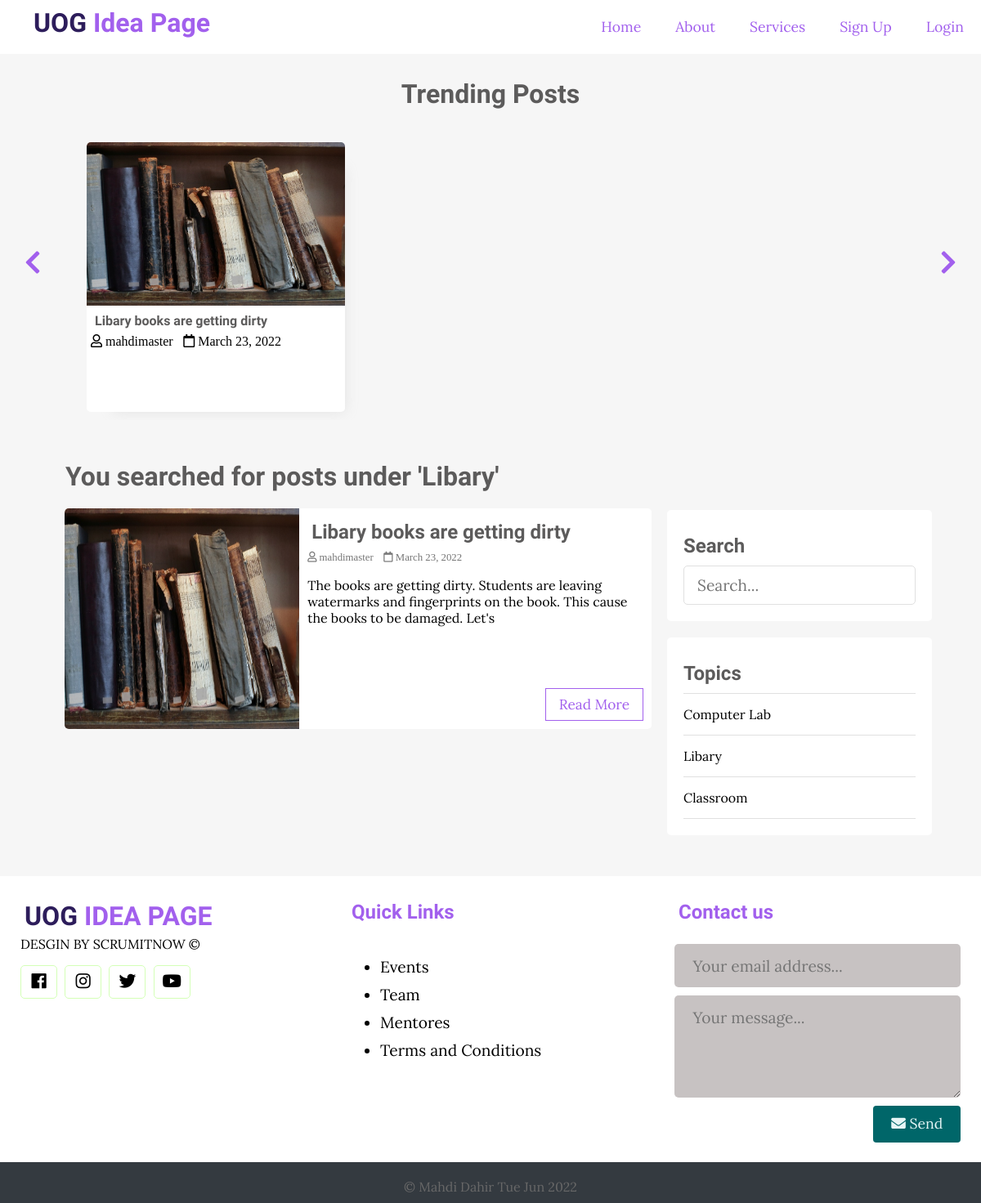
Screenshot of /index.php?t_id=9&name=Libary with the database file from the repository.
### tables this page shows
CREATE TABLE `posts` (
  `id` int(11) NOT NULL,
  `user_id` int(11) NOT NULL,
  `topic_id` int(11) DEFAULT NULL,
  `title` varchar(255) NOT NULL,
  `image` varchar(255) NOT NULL,
  `body` text NOT NULL,
  `published` tinyint(4) NOT NULL,
  `created_at` datetime NOT NULL DEFAULT current_timestamp()
);

CREATE TABLE `users` (
  `id` int(11) NOT NULL,
  `admin` tinyint(4) NOT NULL,
  `username` varchar(255) NOT NULL,
  `email` varchar(255) NOT NULL,
  `password` varchar(255) NOT NULL,
  `created_at` timestamp NOT NULL DEFAULT current_timestamp()
);

CREATE TABLE `topics` (
  `id` int(11) NOT NULL,
  `name` varchar(100) NOT NULL,
  `description` text NOT NULL
);

### app/database/db.php (called while the page is built, shortened)
<?php
require('connect.php');
function executeQuery($sql, $data)
{
    global $conn;
    $stmt = $conn->prepare($sql);
    $values = array_values($data);
    $types = str_repeat('s', count($values));
    $stmt->bind_param($types, ...$values);
    $stmt->execute();
    return $stmt;
}
function selectAll($table, $conditions = [])
{
    global $conn;
    $sql = "SELECT * FROM $table";
    if (empty($conditions)) {
        $stmt = $conn->prepare($sql);
        $stmt->execute();
        $records = $stmt->get_result()->fetch_all(MYSQLI_ASSOC);
        return $records;
    }
}
function getPostsByTopicId($topic_id)
{
    $sql = "SELECT p.*, u.username FROM posts AS p JOIN users AS u ON p.user_id=u.id WHERE p.published=? AND topic_id=?";
    $stmt = executeQuery($sql, ['published' => 1, 'topic_id' => $topic_id]);
    $records = $stmt->get_result()->fetch_all(MYSQLI_ASSOC);
    return $records;
}

### app/controllers/topics.php (called while the page is built, shortened)
<?php
include(ROOT_PATH . "/app/database/db.php");
$table = 'topics';
$topics = selectAll($table);

### index.php (the view, shortened to what this page needs)
<?php
include(ROOT_PATH . "/app/controllers/topics.php");
$posts = array();
$postsTitle = 'Recent Posts';
if (isset($_GET['t_id'])) {
  $posts = getPostsByTopicId($_GET['t_id']);
  $postsTitle = "You searched for posts under '" . $_GET['name'] . "'";
} else if (isset($_POST['search-term'])) {
  $postsTitle = "You searched for '" . $_POST['search-term'] . "'";
  $posts = searchPosts($_POST['search-term']);
} else {
  $posts = getPublishedPosts();
}
?>
<!DOCTYPE html>
<html lang="en">
<head>
  <link rel="stylesheet" href="https://use.fontawesome.com/releases/v5.7.2/css/all.css">
  <link rel="stylesheet" href="assets/css/newsystle1.css">
</head>
<body>
  <?php include(ROOT_PATH . "/app/includes/header.php"); ?>
  <div class="page-wrapper">
    <div class="post-slider">
      <h1 class="slider-title">Trending Posts </h1>
      <i class="fas fa-chevron-left prev"></i>
      <i class="fas fa-chevron-right next"></i>
      <div class="post-wrapper">
        <?php foreach ($posts as $post) : ?>
          <div class="post">
            <img src="<?php echo BASE_URL . '/assets/images/' . $post['image']; ?>" alt="" class="slider-image">
            <div class="post-info">
              <h4><a href="single.php?id=<?php echo $post['id']; ?>"><?php echo $post['title']; ?></a></h4>
              <i class="far fa-user"> <?php echo $post['username']; ?></i>
              <i class="far fa-calendar"> <?php echo date('F j, Y', strtotime($post['created_at'])); ?></i>
            </div>
          </div>
        <?php endforeach; ?>
      </div>
    </div>
    <div class="content clearfix">
      <div class="main-content">
        <h1 class="recent-post-title"><?php echo $postsTitle ?></h1>
        <?php foreach ($posts as $post) : ?>
          <div class="post clearfix">
            <img src="<?php echo BASE_URL . '/assets/images/' . $post['image']; ?>" alt="" class="post-image">
            <div class="post-preview">
              <h2><a href="single.php?id=<?php echo $post['id']; ?>"><?php echo $post['title']; ?></a></h2>
              <i class="far fa-user"> <?php echo $post['username']; ?></i>
              <i class="far fa-calendar"> <?php echo date('F j, Y', strtotime($post['created_at'])); ?></i>
              <p class="preview-text">
                <?php echo html_entity_decode(substr($post['body'], 0, 150) . '...'); ?>
              </p>
              <a href="single.php?id=<?php echo $post['id']; ?>" class="btn read-more">Read More</a>
            </div>
          </div>
        <?php endforeach; ?>
      </div>
      <div class="sidebar">
        <div class="section search">
          <h2 class="section-title">Search</h2>
          <form action="index.php" method="post">
            <input type="text" name="search-term" class="text-input" placeholder="Search...">
          </form>
        </div>
        <div class="section topics">
          <h2 class="section-title">Topics</h2>
          <ul>
            <?php foreach ($topics as $key => $topic) : ?>
              <li><a href="<?php echo BASE_URL . '/index.php?t_id=' . $topic['id'] . '&name=' . $topic['name'] ?>"><?php echo $topic['name']; ?></a></li>
            <?php endforeach; ?>
          </ul>
        </div>
      </div>
    </div>
  </div>
  <?php include(ROOT_PATH . "/app/includes/footer.php"); ?>
</body>
</html>

### assets/css/newsystle1.css (style rules this page uses)
* { box-sizing: border-box }
html, body { height: 100%; padding: 0px; margin: 0px; background: #f6f6f6; font-family: 'Lora', serif; }
h1, h2, h3, h4, h5, h6 { font-family: 'Candal', serif; color: #5c5b5b; margin: 5px; }
a { text-decoration: none; color: inherit; }
.clearfix::after { content: ''; display: block; clear: both; }
.btn { padding: .5rem 1rem; background: #006669; color: rgb(230, 245, 245); border: 1px solid transparent; border-radius: .25rem; font-size: 1.08em; font-family: 'Lora', serif; }
.text-input { padding: .7rem 1rem; display: block; width: 100%; border-radius: 5px; border: 1px solid #e0e0e0; outline: none; color: #444; line-height: 1.5rem; font-size: 1.2em; font-family: 'Lora', serif; }
.page-wrapper { min-height: 100%; }
.post-slider { position: relative; }
.post-slider .slider-title { text-align: center; margin: 30px auto; }
.post-slider .next { position: absolute; top: 50%; right: 30px; font-size: 2em; color: #A260ED; cursor: pointer; }
.post-slider .prev { position: absolute; top: 50%; left: 30px; font-size: 2em; color: #A260ED; cursor: pointer; }
.post-slider .post-wrapper { width: 84%; height: 350px; margin: 0px auto; overflow: hidden; padding: 10px 0px 10px 0px; }
.post-slider .post-wrapper .post { width: 300px; height: 330px; margin: 0px 10px; display: inline-block; background: white; border-radius: 5px; box-shadow: 1rem 1rem 1rem -1rem #a0a0a033; }
.post-slider .post-wrapper .post .post-info { height: 130px; padding: 0px 5px; }
.post-slider .post-wrapper .post .slider-image { width: 100%; height: 200px; border-top-left-radius: 5px; border-top-right-radius: 5px; }
.content { width: 90%; margin: 30px auto 30px; }
.content .main-content { width: 70%; float: left; }
.content .main-content .post { width: 95%; height: 270px; margin: 20px auto; border-radius: 5px; background: white; position: relative; }
.content .main-content .post .post-preview i { color: #757575; font-size: .8em; }
.content .main-content .post .preview-text { line-height: 1.5em; font-size: 1.03em; color: #444; }
.content .main-content .post .read-more { position: absolute; bottom: 10px; right: 10px; border: 1px solid #A260ED; background: transparent; border-radius: 0px; color: #A260ED !important; }
.content .main-content .post .post-image { width: 40%; height: 100%; float: left; border-top-left-radius: 5px; border-bottom-left-radius: 5px; }
.content .main-content .post .post-preview { width: 60%; padding: 10px; float: right; }
.content .main-content .recent-post-title { margin: 20px; }
.content .sidebar { width: 30%; float: left; }
.content .sidebar .section { background: white; padding: 20px; border-radius: 5px; margin-bottom: 20px; }
.content .sidebar .section .section-title { margin: 10px 0px 10px 0px; }
.content .sidebar .section.search { margin-top: 80px; }
.content .sidebar .section.topics ul { margin: 0px; padding: 0px; list-style: none; border-top: 1px solid #e0e0e0; }
.content .sidebar .section.topics ul li a { display: block; padding: 15px 0px 15px 0px; border-bottom: 1px solid #e0e0e0; transition: all 0.3s; }

### rows the page displays
posts: image (picture), title "Libary books are getting dirty", user.username "mahdimaster", created_at "March 23, 2022", body "The books are getting dirty. Students are leaving watermarks and fingerprints on the book. This cause the books to be damaged. Let's"
topics: name "Computer Lab"
topics: name "Libary"
topics: name "Classroom"

### other values shown
$postsTitle "You searched for posts under 'Libary'"
